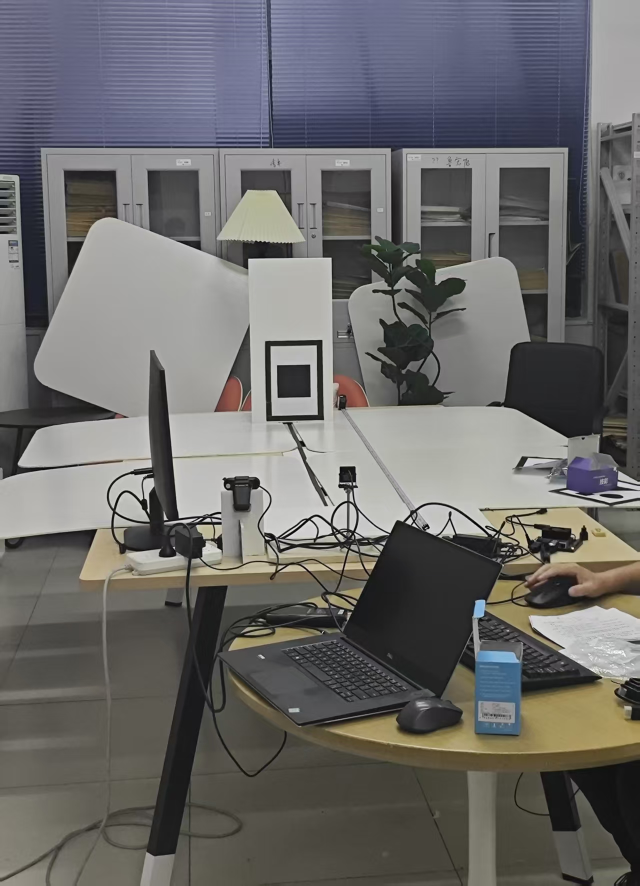
#> input picture images/场景搭建.jpg, 1280 x 1771 px (shown at 1/2 size)
$ python -i measurement_utils.py   (imports and definitions only)
#> lines starting #> are read from the running program, lines starting #| are printed output that depends on the picture; after the words box and inside, x2 and y2 are one past the last pixel; in counts of white or black regions, pixels touching at a corner belong together
#> further down, picture is the input picture: shape (1771, 1280, 3); mean B, G, R 105.5, 106.2, 107.2
import cv2
import numpy as np
import json
import os
from collections import namedtuple

Box = namedtuple("Box", ["x", "y", "w", "h"])

CAM_INDEX = 0
FRAME_W, FRAME_H = 1280, 960
REAL_H_CM, REAL_W_CM = 26.0, 17.0  # 标定纸实际尺寸（单位cm）
RECT_RATIO = REAL_H_CM / REAL_W_CM
RATIO_TOL = 0.4
MIN_CONTOUR_AREA = 80
PARAM_FILE = "ref_params.json"

# [5 lines left out: function load_params, not called in this run]

def preprocess(gray):
    gray = cv2.convertScaleAbs(gray, alpha=1.5, beta=20)
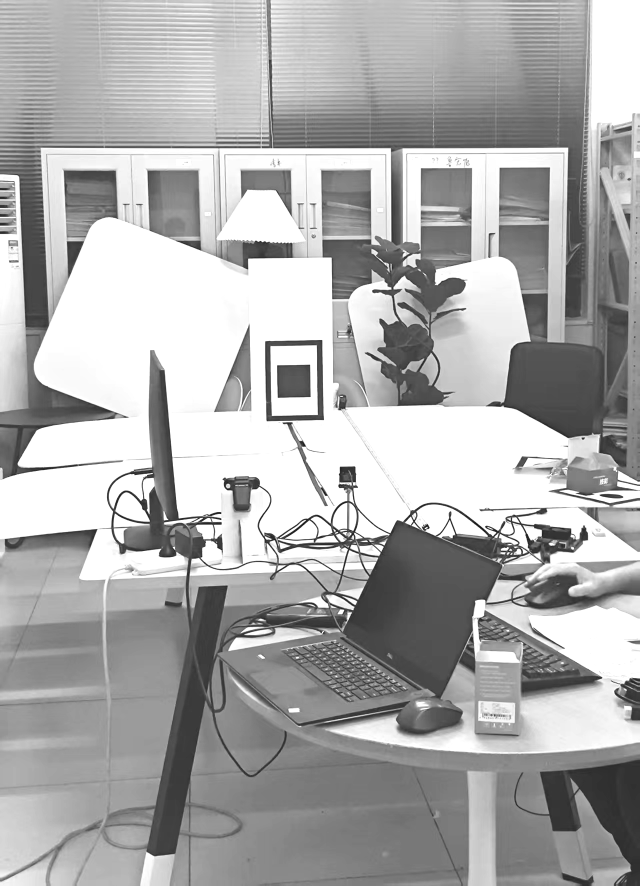
#> gray: shape (1771, 1280) (shown at 1/2 size); min 20, max 255, mean 172.6
    clahe = cv2.createCLAHE(2.0, (8,8))
    gray = clahe.apply(gray)
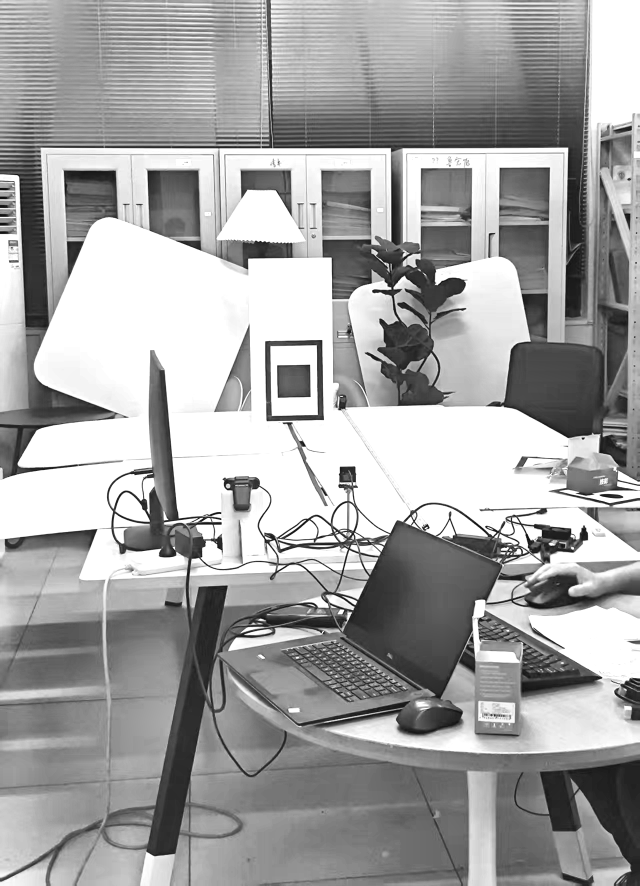
#> gray: shape (1771, 1280) (shown at 1/2 size); min 9, max 255, mean 163.7
    sharp_kernel = np.array([[0,-1,0],[-1,5,-1],[0,-1,0]])
    return cv2.filter2D(gray, -1, sharp_kernel)

def find_contours(frame):
    gray = preprocess(cv2.cvtColor(frame, cv2.COLOR_BGR2GRAY))
    median = np.median(gray)
#> median = 161
    lower = int(max(0, 0.66 * median))
#> lower = 106
    upper = int(min(255, 1.33 * median))
#> upper = 214
    edges = cv2.Canny(gray, lower, upper)
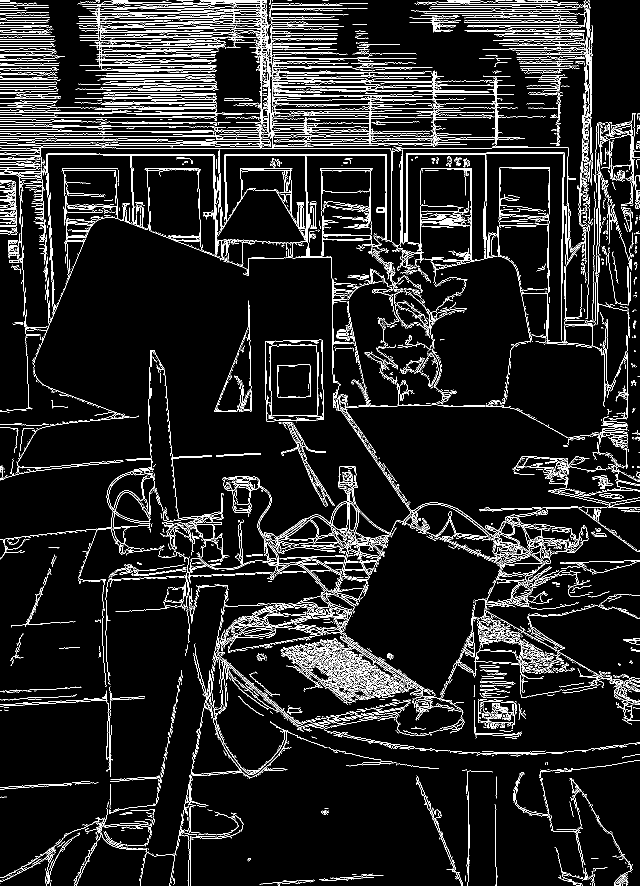
#> edges: shape (1771, 1280) (shown at 1/2 size); 8.4% white in thin lines or dots
    edges = cv2.dilate(edges, np.ones((3,3), np.uint8), iterations=1)
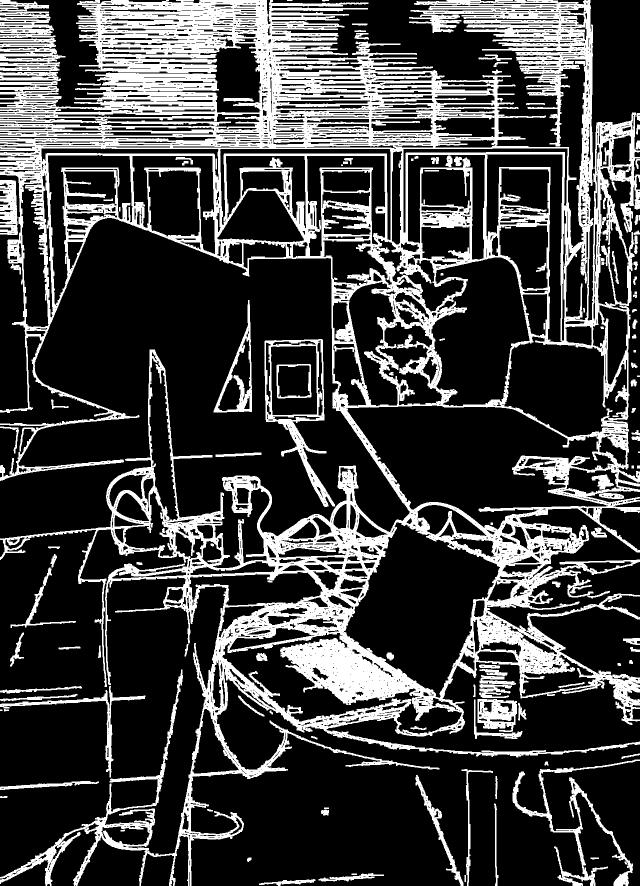
#> edges: shape (1771, 1280) (shown at 1/2 size); 25% white; 141 white regions (4 under 20 px)
    cnts, _ = cv2.findContours(edges, cv2.RETR_TREE, cv2.CHAIN_APPROX_SIMPLE)
#> cnts = 3463 contours, 2399 with area under 20; largest, box (x1, y1, x2, y2) and area: (0, 0, 1280, 1771) 1124930, (692, 810, 1230, 1060) 74945, (687, 1044, 1001, 1397) 59582, (862, 514, 1060, 813) 40668, (1003, 672, 1255, 875) 33494
    return cnts

# [111 lines left out: functions select_outer_rect, compute_distance, get_rect_corners_from_cnt, order_points, warp_perspective, find_shortest_extended_edge, not called in this run]

>>> import cv2
>>> picture = cv2.imread('images/场景搭建.jpg')
>>> result = find_contours(picture)
#> result has the same summary as cnts in find_contours

$ run again, on images/硬件连线图.jpg
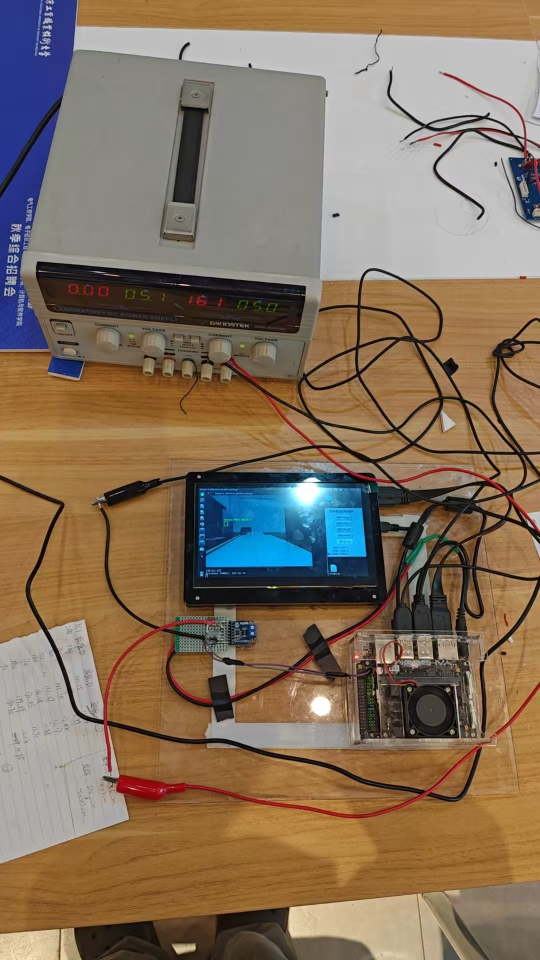
#> input picture images/硬件连线图.jpg, 1080 x 1920 px (shown at 1/2 size)
#> picture is the input picture: shape (1920, 1080, 3); mean B, G, R 93, 113.2, 132.4
#> in preprocess, `gray = clahe.apply(gray)`:
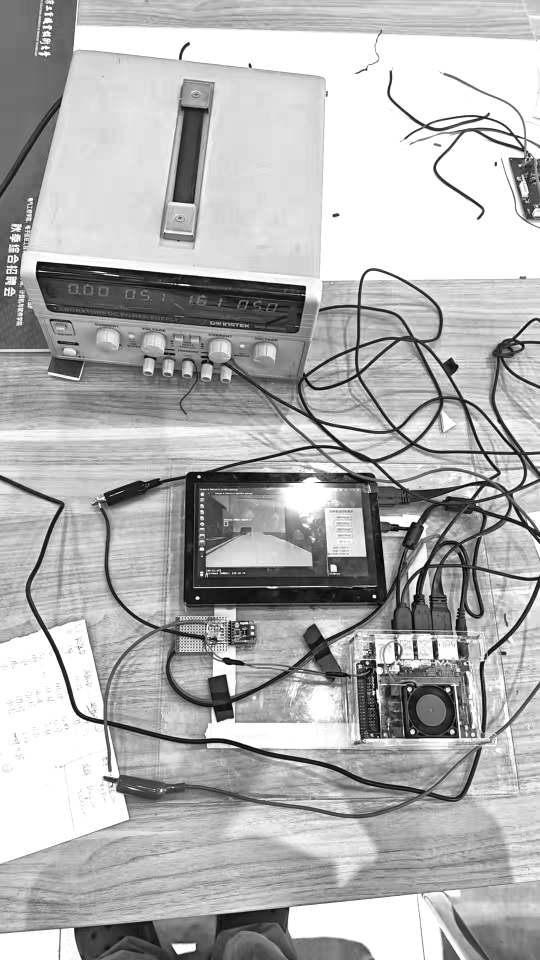
#> gray: shape (1920, 1080) (shown at 1/2 size); min 2, max 255, mean 177.5
#> median = 195
#> lower = 128
#> upper = 255
#> in find_contours, `edges = cv2.dilate(edges, np.ones((3,3), np.uint8), iterations=1)`:
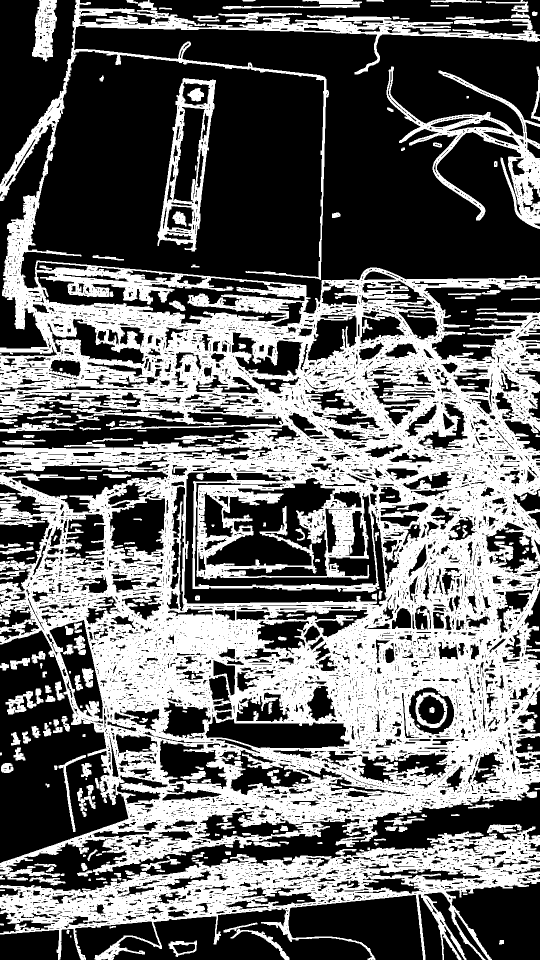
#> edges: shape (1920, 1080) (shown at 1/2 size); 41.4% white; 276 white regions (10 under 20 px)
#> cnts = 7375 contours, 5594 with area under 20; largest, box (x1, y1, x2, y2) and area: (0, 0, 1080, 1761) 1051782, (0, 1653, 1080, 1920) 106724, (412, 955, 671, 1154) 28356, (315, 156, 432, 503) 23580, (773, 133, 1080, 458) 20469
#> result has the same summary as cnts in find_contours
